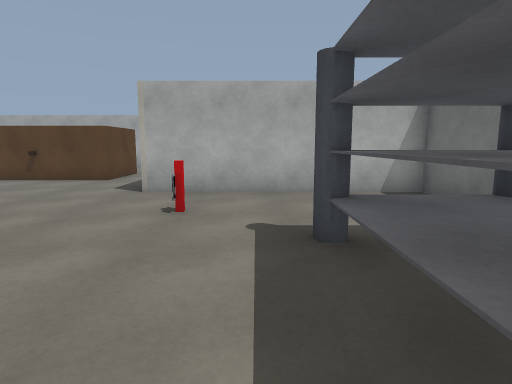
[1] (above)

24 first-person views from a walk through a Gazebo world. The camera is 1.3 m above the floor, tilts 8° down and sees 75° across. The floor is counted in squares, 1 m on a side. Each view is taken from the middle of a square. On the plan, view 1 faces up. The plan holds only what a view shows up to about 14 squares ahead; the rest is blank. The place goes on beyond the plan.

[2]
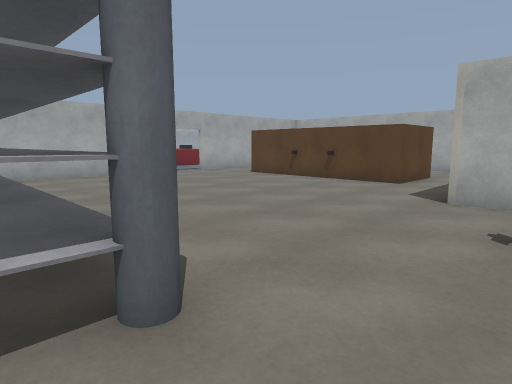

[3]
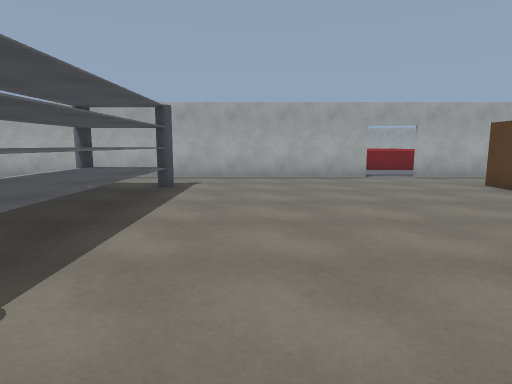

[4]
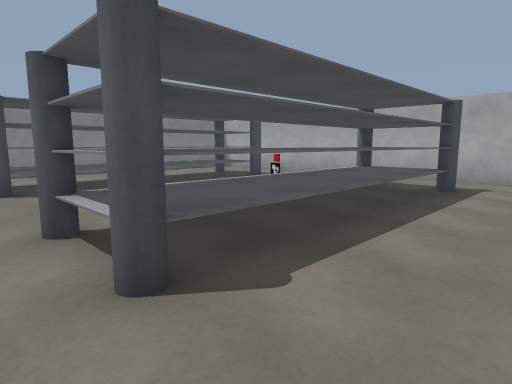

[5]
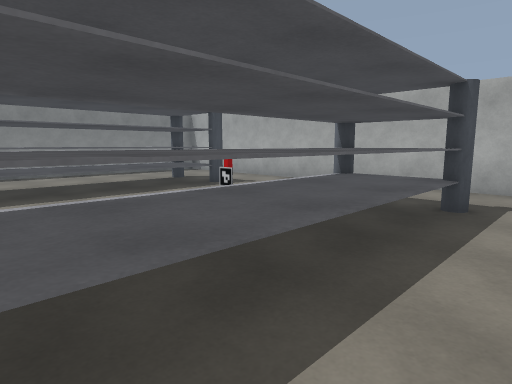

[6]
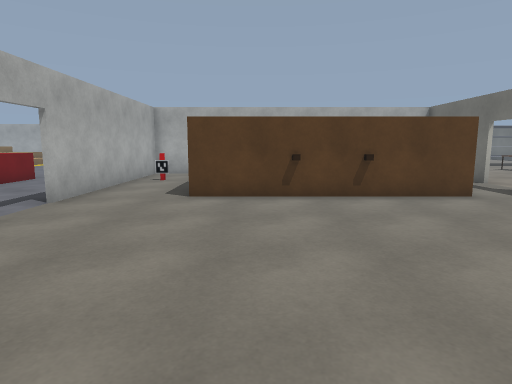

[7]
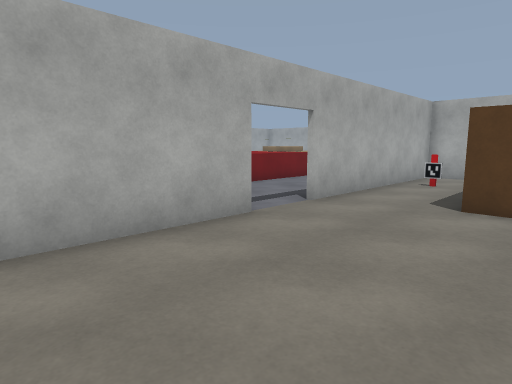

[8]
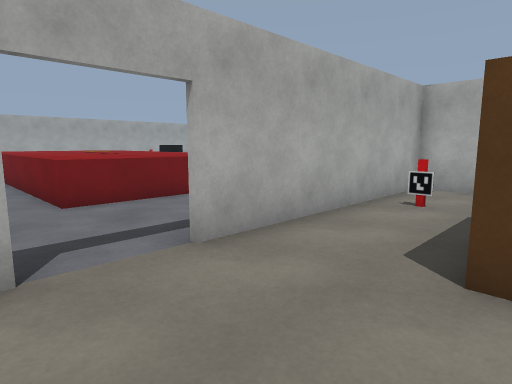

[9]
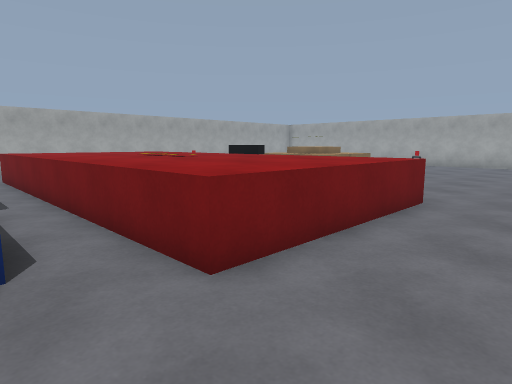

[10]
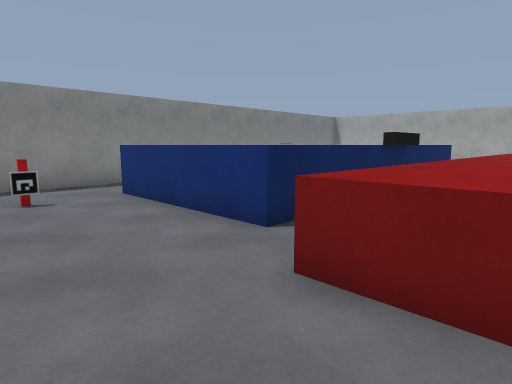

[11]
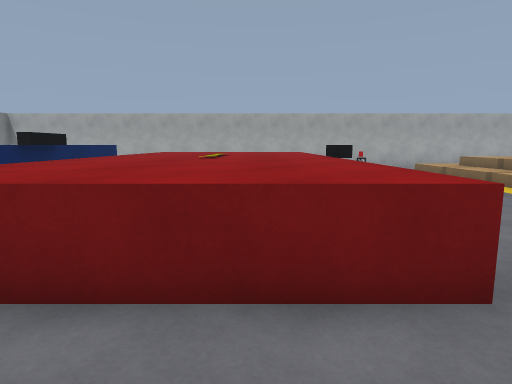

[12]
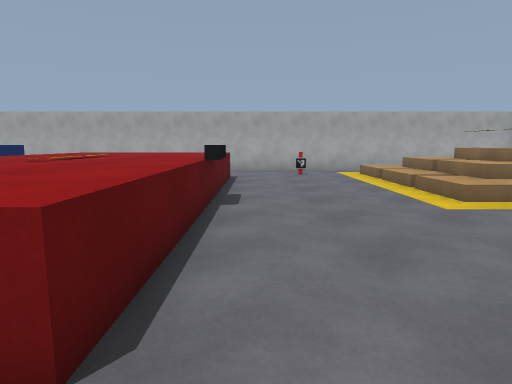

[13]
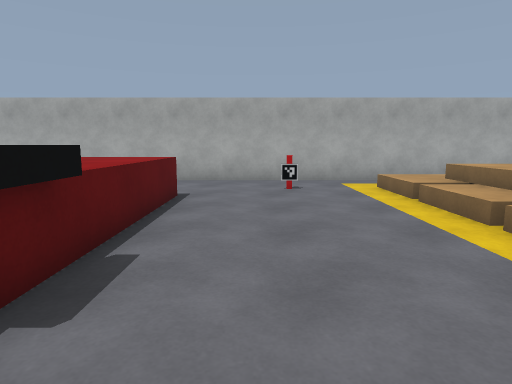

[14]
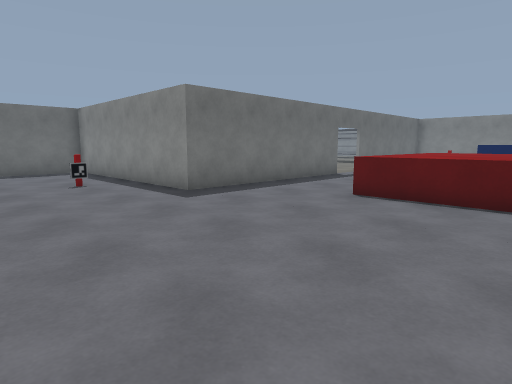

[15]
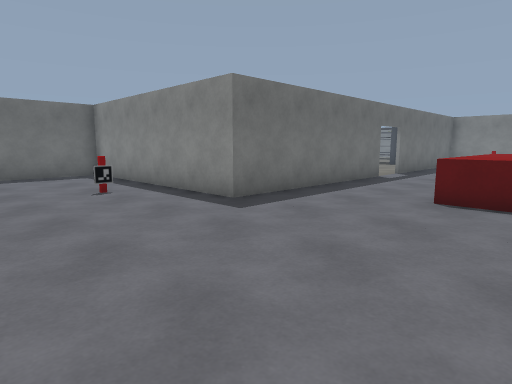

[16]
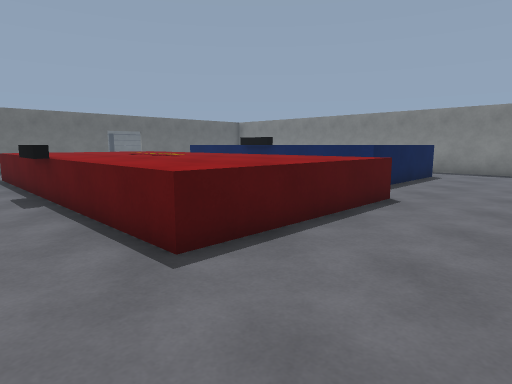

[17]
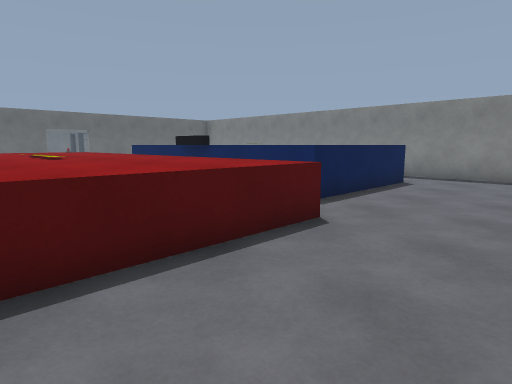

[18]
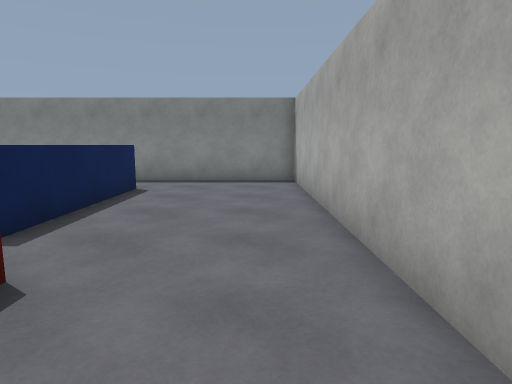

[19]
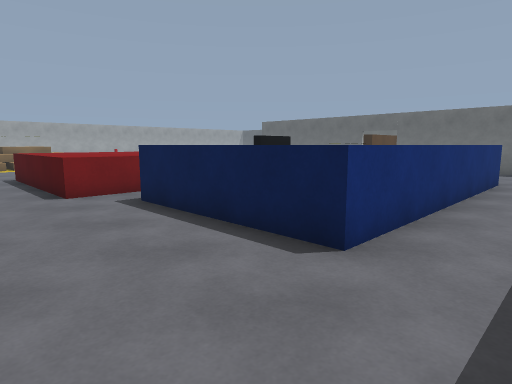

[20]
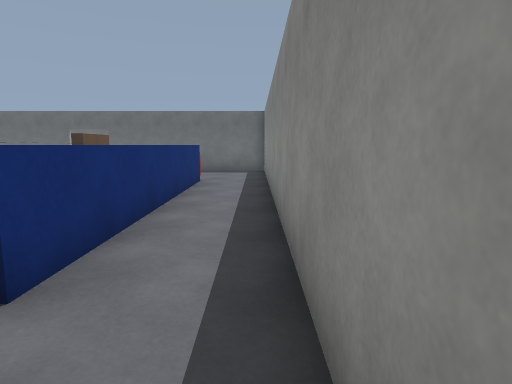

[21]
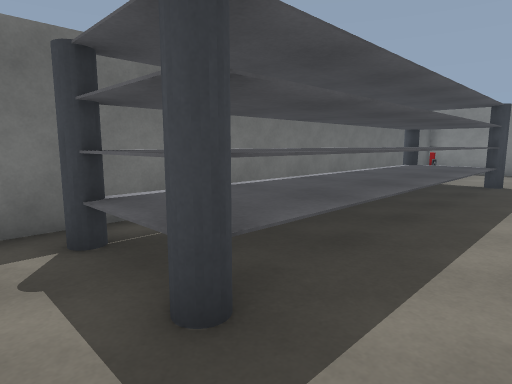

[22]
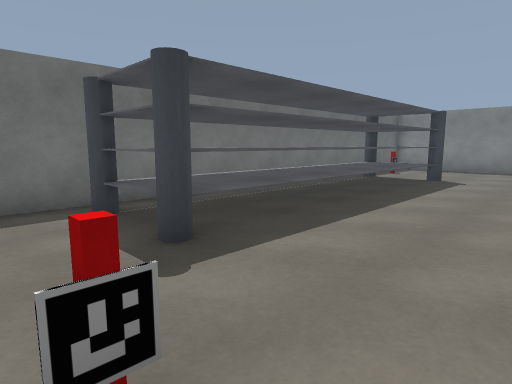

[23]
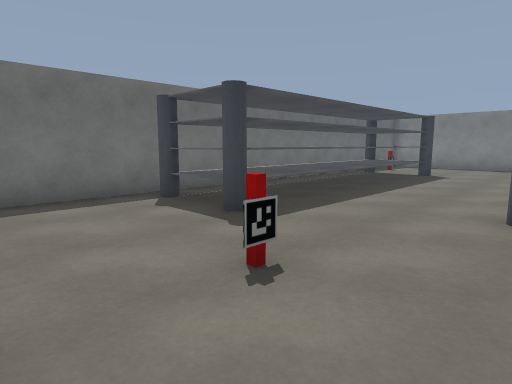

[24]
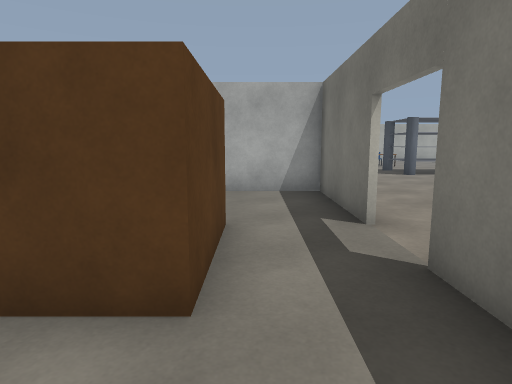

### Floor plan
Key: @ floor where view 1 was taken; # wall or solid block; . floor; C cabinet; L door leaf; M marker; P grey pole; B grey box; R red box; A black box; U blue box; W brown box; O other object.
Columns run from 36 left of view 1 to 5 right of it. Each row starts with its distance up from view 1.
 25 #   WW  WW  . .....
 24 #  WWWWWWWW. .............           ..
 23 #..WWWWWWWW..................L      ...
 22 #............................L      ..
 21 #......................M.....L     ...
 20 #..O................#########L#### ..
 19 #...................L..       ...L...
 18 #...................L..       ...L..
 17 #....RRRRRAARRRRR...L..       ...L..
 16 #....RRRRRRRRRRRR...LM..      ...L.
 15 #....RRRRRRRRRRRR...L...      C....
 14 #....RRRROOOORRRR...L...      C...
 13 #....RRRRRRRRRRRR...L...CCCCCCC..L
 12 #....RRRRRRRRRRRR...L.....OCO....L
 11 #....RRRRRRRRRRRR................L
 10 #................................L
  9 #.....UUUUAAUUUU....L............#########
  8 #.....U        U... L....................#
  7 #.....U        U... L....................#
  6 #.....U        U... L.............M......#
  5 #.....U        U.M. L................P.P.#
  4 #.....UUUUUUUUUU... L................PBBP#
  3 #.................. L................BBBB#
  2 #.................. L...PBBBBBBBPP...BBBB#
  1 ##################  #...BBBBBBBBB....BBBB#
  0                     #...PBBBBBBBBP..@BBBB#
 -1                     #           .....BBBB#
 -2                     #           .....BB B#
 -3                     #     M     .....B   #
 -4                     #    ...... .....B   #
 -5                     #.......... .....BB  #
 -6                       ..PBBBBBBBBP...PBPP#
 -7                             B   B .....  #

Where each view was taken, in squares from view 1:
view 1: 0 up, 0 right, facing up
view 2: 1 up, 1 left, facing up-left
view 3: 5 up, 2 left, facing left
view 4: 5 up, 2 left, facing down-left
view 5: 4 up, 5 left, facing down-left
view 6: 4 up, 11 left, facing up
view 7: 5 up, 11 left, facing up-left
view 8: 9 up, 12 left, facing up-left
view 9: 9 up, 17 left, facing up-left
view 10: 13 up, 17 left, facing down-left
view 11: 15 up, 17 left, facing left
view 12: 18 up, 18 left, facing left
view 13: 19 up, 23 left, facing left
view 14: 25 up, 24 left, facing down-right
view 15: 25 up, 22 left, facing down-right
view 16: 19 up, 35 left, facing down-right
view 17: 16 up, 35 left, facing down-right
view 18: 14 up, 34 left, facing down
view 19: 2 up, 34 left, facing up-right
view 20: 2 up, 33 left, facing right
view 21: 6 up, 1 left, facing down-right
view 22: 7 up, 3 left, facing down-right
view 23: 9 up, 4 left, facing down-right
view 24: 10 up, 5 left, facing up
